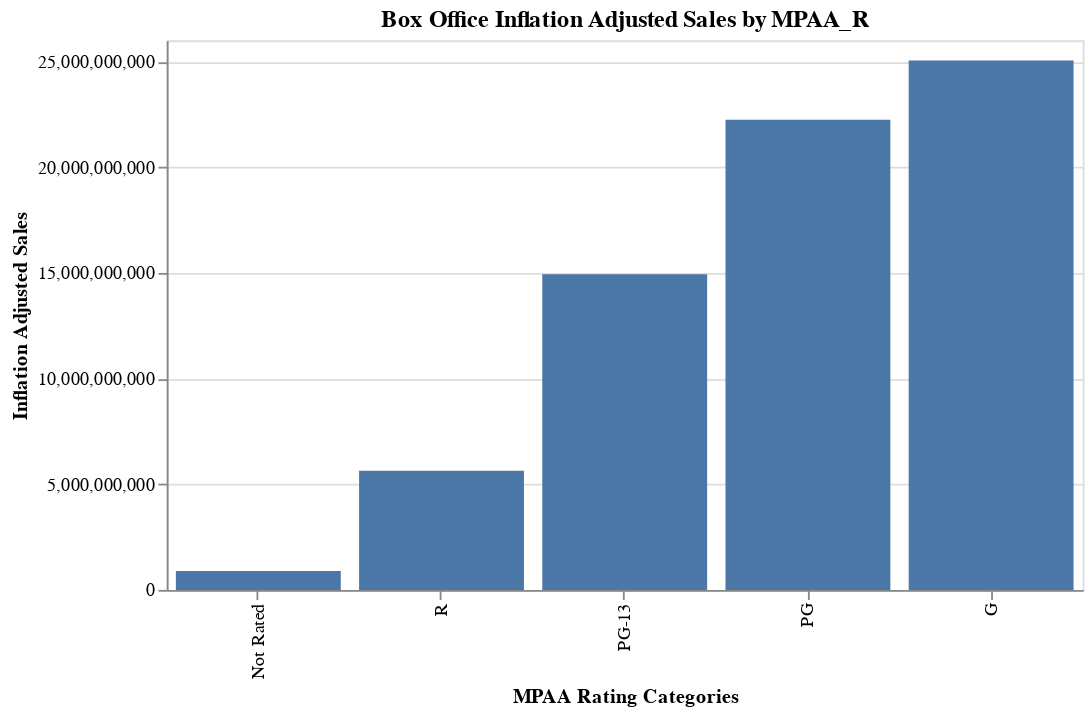

Notebook cell for this chart:
### Markdown cell above
Now I want to know which MPAA rating sales more at the box office.
So, let extract relevant table and also see the visualizations.

### Code cell
mpaa_rating_viz = alt.Chart(gross1, width=500, height=300).mark_bar().encode(
    x=alt.X('MPAA_rating', sort = 'y', title='MPAA Rating Categories'),
    y= alt.Y('sum(inflation_adjusted_gross)',  title = 'Inflation Adjusted Sales')
                ).properties(title = 'Box Office Inflation Adjusted Sales by MPAA_R')
mpaa_rating_viz

### Figure 1 — Vega-Lite specification as saved in the notebook (floating-point values rounded to 4 significant figures; data arrays with more than 128 entries replaced by an {"elided": "..."} marker saying what was removed)
{"config": {"view": {"continuousWidth": 400, "continuousHeight": 300}}, "data": {"name": "data-8654440031cc96918efd4262700e8b8c"}, "mark": "bar", "encoding": {"x": {"type": "nominal", "field": "MPAA_rating", "sort": "y", "title": "MPAA Rating Categories"}, "y": {"type": "quantitative", "aggregate": "sum", "field": "inflation_adjusted_gross", "title": "Inflation Adjusted Sales"}}, "height": 300, "title": "Box Office Inflation Adjusted Sales by MPAA_R", "width": 500, "$schema": "https://vega.github.io/schema/vega-lite/v4.8.1.json", "datasets": {"data-8654440031cc96918efd4262700e8b8c": {"elided": "579 records"}}}
